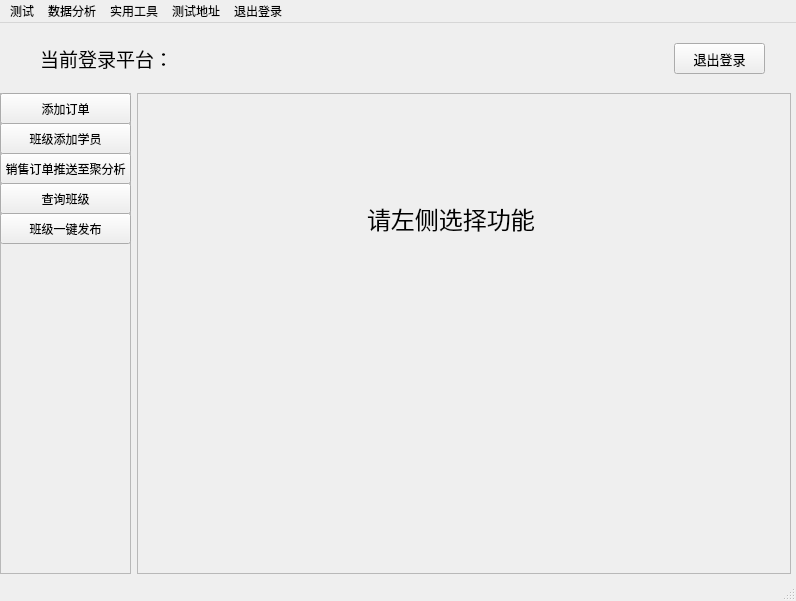
<?xml version="1.0" encoding="UTF-8"?>
<ui version="4.0">
 <class>MainWindow</class>
 <widget class="QMainWindow" name="MainWindow">
  <property name="geometry">
   <rect>
    <x>0</x>
    <y>0</y>
    <width>796</width>
    <height>601</height>
   </rect>
  </property>
  <property name="windowTitle">
   <string>聚师测试工具</string>
  </property>
  <property name="windowIcon">
   <iconset>
    <normaloff>D:/Users/Desktop/微信图片_20220406101419.jpg</normaloff>D:/Users/Desktop/微信图片_20220406101419.jpg</iconset>
  </property>
  <widget class="QWidget" name="centralwidget">
   <widget class="QWidget" name="layoutWidget">
    <property name="geometry">
     <rect>
      <x>0</x>
      <y>70</y>
      <width>791</width>
      <height>481</height>
     </rect>
    </property>
    <layout class="QHBoxLayout" name="horizontalLayout_2">
     <item>
      <widget class="QFrame" name="frame">
       <property name="sizePolicy">
        <sizepolicy hsizetype="Expanding" vsizetype="Expanding">
         <horstretch>1</horstretch>
         <verstretch>0</verstretch>
        </sizepolicy>
       </property>
       <property name="frameShape">
        <enum>QFrame::StyledPanel</enum>
       </property>
       <property name="frameShadow">
        <enum>QFrame::Raised</enum>
       </property>
       <widget class="QToolButton" name="btn_addOrder">
        <property name="geometry">
         <rect>
          <x>0</x>
          <y>0</y>
          <width>131</width>
          <height>31</height>
         </rect>
        </property>
        <property name="text">
         <string>添加订单</string>
        </property>
       </widget>
       <widget class="QToolButton" name="btn_addClass">
        <property name="geometry">
         <rect>
          <x>0</x>
          <y>30</y>
          <width>131</width>
          <height>31</height>
         </rect>
        </property>
        <property name="text">
         <string>班级添加学员</string>
        </property>
       </widget>
       <widget class="QToolButton" name="btn_pushOrder">
        <property name="geometry">
         <rect>
          <x>0</x>
          <y>60</y>
          <width>131</width>
          <height>31</height>
         </rect>
        </property>
        <property name="font">
         <font>
          <pointsize>9</pointsize>
         </font>
        </property>
        <property name="text">
         <string>销售订单推送至聚分析</string>
        </property>
       </widget>
       <widget class="QToolButton" name="btn_suchClass">
        <property name="geometry">
         <rect>
          <x>0</x>
          <y>90</y>
          <width>131</width>
          <height>31</height>
         </rect>
        </property>
        <property name="font">
         <font>
          <pointsize>9</pointsize>
         </font>
        </property>
        <property name="text">
         <string>查询班级</string>
        </property>
       </widget>
       <widget class="QToolButton" name="btn_suchUserId">
        <property name="geometry">
         <rect>
          <x>0</x>
          <y>120</y>
          <width>131</width>
          <height>31</height>
         </rect>
        </property>
        <property name="font">
         <font>
          <pointsize>9</pointsize>
         </font>
        </property>
        <property name="text">
         <string>班级一键发布</string>
        </property>
       </widget>
      </widget>
     </item>
     <item>
      <widget class="QFrame" name="frame_2">
       <property name="sizePolicy">
        <sizepolicy hsizetype="Expanding" vsizetype="Expanding">
         <horstretch>5</horstretch>
         <verstretch>0</verstretch>
        </sizepolicy>
       </property>
       <property name="frameShape">
        <enum>QFrame::StyledPanel</enum>
       </property>
       <property name="frameShadow">
        <enum>QFrame::Raised</enum>
       </property>
       <widget class="QStackedWidget" name="stackedWidget">
        <property name="geometry">
         <rect>
          <x>0</x>
          <y>0</y>
          <width>651</width>
          <height>451</height>
         </rect>
        </property>
        <property name="sizePolicy">
         <sizepolicy hsizetype="Expanding" vsizetype="Expanding">
          <horstretch>0</horstretch>
          <verstretch>0</verstretch>
         </sizepolicy>
        </property>
        <property name="font">
         <font>
          <family>新宋体</family>
          <pointsize>9</pointsize>
         </font>
        </property>
        <property name="currentIndex">
         <number>0</number>
        </property>
        <widget class="QWidget" name="page_4">
         <property name="font">
          <font>
           <family>Bahnschrift SemiBold</family>
           <pointsize>9</pointsize>
          </font>
         </property>
         <widget class="QLabel" name="label_10">
          <property name="geometry">
           <rect>
            <x>230</x>
            <y>90</y>
            <width>211</width>
            <height>71</height>
           </rect>
          </property>
          <property name="font">
           <font>
            <family>黑体</family>
            <pointsize>18</pointsize>
           </font>
          </property>
          <property name="text">
           <string>请左侧选择功能</string>
          </property>
         </widget>
        </widget>
        <widget class="QWidget" name="page_addOrder">
         <property name="font">
          <font>
           <family>新宋体</family>
           <pointsize>10</pointsize>
          </font>
         </property>
         <property name="acceptDrops">
          <bool>false</bool>
         </property>
         <widget class="QLabel" name="label">
          <property name="geometry">
           <rect>
            <x>10</x>
            <y>10</y>
            <width>111</width>
            <height>41</height>
           </rect>
          </property>
          <property name="font">
           <font>
            <family>新宋体</family>
            <pointsize>17</pointsize>
           </font>
          </property>
          <property name="text">
           <string>添加订单</string>
          </property>
         </widget>
         <widget class="QLabel" name="label_2">
          <property name="geometry">
           <rect>
            <x>50</x>
            <y>60</y>
            <width>111</width>
            <height>41</height>
           </rect>
          </property>
          <property name="font">
           <font>
            <family>新宋体</family>
            <pointsize>10</pointsize>
           </font>
          </property>
          <property name="text">
           <string>添加数量</string>
          </property>
         </widget>
         <widget class="QLabel" name="label_3">
          <property name="geometry">
           <rect>
            <x>50</x>
            <y>100</y>
            <width>111</width>
            <height>41</height>
           </rect>
          </property>
          <property name="font">
           <font>
            <family>新宋体</family>
            <pointsize>10</pointsize>
           </font>
          </property>
          <property name="text">
           <string>事业部</string>
          </property>
         </widget>
         <widget class="QLabel" name="label_4">
          <property name="geometry">
           <rect>
            <x>50</x>
            <y>150</y>
            <width>111</width>
            <height>41</height>
           </rect>
          </property>
          <property name="font">
           <font>
            <family>新宋体</family>
            <pointsize>10</pointsize>
           </font>
          </property>
          <property name="text">
           <string>手机号</string>
          </property>
         </widget>
         <widget class="QLabel" name="label_5">
          <property name="geometry">
           <rect>
            <x>50</x>
            <y>190</y>
            <width>111</width>
            <height>41</height>
           </rect>
          </property>
          <property name="font">
           <font>
            <family>新宋体</family>
            <pointsize>10</pointsize>
           </font>
          </property>
          <property name="text">
           <string>班级id</string>
          </property>
         </widget>
         <widget class="QLabel" name="label_6">
          <property name="geometry">
           <rect>
            <x>50</x>
            <y>230</y>
            <width>111</width>
            <height>41</height>
           </rect>
          </property>
          <property name="font">
           <font>
            <family>新宋体</family>
            <pointsize>10</pointsize>
           </font>
          </property>
          <property name="text">
           <string>是否审核</string>
          </property>
         </widget>
         <widget class="QPlainTextEdit" name="edit_log">
          <property name="geometry">
           <rect>
            <x>0</x>
            <y>350</y>
            <width>651</width>
            <height>101</height>
           </rect>
          </property>
         </widget>
         <widget class="QPushButton" name="btn_sub">
          <property name="geometry">
           <rect>
            <x>480</x>
            <y>202</y>
            <width>101</width>
            <height>31</height>
           </rect>
          </property>
          <property name="text">
           <string>提交</string>
          </property>
         </widget>
         <widget class="QPushButton" name="btn_addOrder_clear">
          <property name="geometry">
           <rect>
            <x>480</x>
            <y>250</y>
            <width>101</width>
            <height>31</height>
           </rect>
          </property>
          <property name="text">
           <string>重置</string>
          </property>
         </widget>
         <widget class="QLineEdit" name="edit_phone">
          <property name="geometry">
           <rect>
            <x>130</x>
            <y>160</y>
            <width>141</width>
            <height>20</height>
           </rect>
          </property>
         </widget>
         <widget class="QComboBox" name="box_store">
          <property name="geometry">
           <rect>
            <x>130</x>
            <y>110</y>
            <width>141</width>
            <height>22</height>
           </rect>
          </property>
         </widget>
         <widget class="QComboBox" name="box_isAudit">
          <property name="geometry">
           <rect>
            <x>130</x>
            <y>240</y>
            <width>141</width>
            <height>22</height>
           </rect>
          </property>
         </widget>
         <widget class="QLineEdit" name="edit_num">
          <property name="geometry">
           <rect>
            <x>130</x>
            <y>70</y>
            <width>141</width>
            <height>20</height>
           </rect>
          </property>
         </widget>
         <widget class="QLabel" name="label_16">
          <property name="geometry">
           <rect>
            <x>130</x>
            <y>20</y>
            <width>211</width>
            <height>31</height>
           </rect>
          </property>
          <property name="text">
           <string>等同于添加对公支付订单+审核</string>
          </property>
         </widget>
         <widget class="QLineEdit" name="edit_classId">
          <property name="geometry">
           <rect>
            <x>130</x>
            <y>200</y>
            <width>141</width>
            <height>20</height>
           </rect>
          </property>
         </widget>
        </widget>
        <widget class="QWidget" name="page_2">
         <widget class="QLabel" name="label_7">
          <property name="geometry">
           <rect>
            <x>10</x>
            <y>0</y>
            <width>151</width>
            <height>51</height>
           </rect>
          </property>
          <property name="font">
           <font>
            <family>新宋体</family>
            <pointsize>18</pointsize>
           </font>
          </property>
          <property name="text">
           <string>添加班级学员</string>
          </property>
         </widget>
         <widget class="QLabel" name="label_13">
          <property name="geometry">
           <rect>
            <x>53</x>
            <y>90</y>
            <width>61</width>
            <height>21</height>
           </rect>
          </property>
          <property name="font">
           <font>
            <family>新宋体</family>
            <pointsize>11</pointsize>
           </font>
          </property>
          <property name="text">
           <string>班级id</string>
          </property>
         </widget>
         <widget class="QLabel" name="label_14">
          <property name="geometry">
           <rect>
            <x>50</x>
            <y>150</y>
            <width>81</width>
            <height>21</height>
           </rect>
          </property>
          <property name="font">
           <font>
            <family>新宋体</family>
            <pointsize>11</pointsize>
           </font>
          </property>
          <property name="text">
           <string>目标事业部</string>
          </property>
         </widget>
         <widget class="QLabel" name="label_15">
          <property name="geometry">
           <rect>
            <x>50</x>
            <y>210</y>
            <width>81</width>
            <height>31</height>
           </rect>
          </property>
          <property name="font">
           <font>
            <family>新宋体</family>
            <pointsize>11</pointsize>
           </font>
          </property>
          <property name="text">
           <string>学员手机号</string>
          </property>
         </widget>
         <widget class="QPushButton" name="btn_addClass_push">
          <property name="geometry">
           <rect>
            <x>250</x>
            <y>300</y>
            <width>121</width>
            <height>31</height>
           </rect>
          </property>
          <property name="text">
           <string>添加</string>
          </property>
         </widget>
         <widget class="QLineEdit" name="edit_addClass_skuId">
          <property name="geometry">
           <rect>
            <x>170</x>
            <y>90</y>
            <width>221</width>
            <height>21</height>
           </rect>
          </property>
         </widget>
         <widget class="QLineEdit" name="edit_addClass_phoneNum">
          <property name="geometry">
           <rect>
            <x>170</x>
            <y>210</y>
            <width>221</width>
            <height>21</height>
           </rect>
          </property>
         </widget>
         <widget class="QComboBox" name="box_addClass_store">
          <property name="geometry">
           <rect>
            <x>170</x>
            <y>150</y>
            <width>221</width>
            <height>21</height>
           </rect>
          </property>
         </widget>
         <widget class="QLabel" name="edit_addClass_log">
          <property name="geometry">
           <rect>
            <x>80</x>
            <y>370</y>
            <width>451</width>
            <height>41</height>
           </rect>
          </property>
          <property name="font">
           <font>
            <family>新宋体</family>
            <pointsize>11</pointsize>
           </font>
          </property>
          <property name="text">
           <string/>
          </property>
          <property name="alignment">
           <set>Qt::AlignCenter</set>
          </property>
         </widget>
         <widget class="QLabel" name="label_18">
          <property name="geometry">
           <rect>
            <x>190</x>
            <y>20</y>
            <width>251</width>
            <height>16</height>
           </rect>
          </property>
          <property name="text">
           <string>为指定学员添加班级</string>
          </property>
         </widget>
        </widget>
        <widget class="QWidget" name="page_3">
         <widget class="QLabel" name="label_8">
          <property name="geometry">
           <rect>
            <x>20</x>
            <y>10</y>
            <width>311</width>
            <height>51</height>
           </rect>
          </property>
          <property name="font">
           <font>
            <family>新宋体</family>
            <pointsize>16</pointsize>
           </font>
          </property>
          <property name="text">
           <string>销售订单推送到据分析（千帆）</string>
          </property>
         </widget>
         <widget class="QLabel" name="label_9">
          <property name="geometry">
           <rect>
            <x>170</x>
            <y>130</y>
            <width>91</width>
            <height>41</height>
           </rect>
          </property>
          <property name="font">
           <font>
            <family>新宋体</family>
            <pointsize>12</pointsize>
           </font>
          </property>
          <property name="text">
           <string>订单id</string>
          </property>
         </widget>
         <widget class="QPushButton" name="btn_push">
          <property name="geometry">
           <rect>
            <x>250</x>
            <y>200</y>
            <width>91</width>
            <height>31</height>
           </rect>
          </property>
          <property name="font">
           <font>
            <family>新宋体</family>
            <pointsize>11</pointsize>
           </font>
          </property>
          <property name="text">
           <string>推送</string>
          </property>
         </widget>
         <widget class="QLabel" name="edit_pushLog">
          <property name="geometry">
           <rect>
            <x>240</x>
            <y>270</y>
            <width>371</width>
            <height>16</height>
           </rect>
          </property>
          <property name="font">
           <font>
            <family>新宋体</family>
            <pointsize>10</pointsize>
           </font>
          </property>
          <property name="text">
           <string/>
          </property>
         </widget>
         <widget class="QLineEdit" name="edit_orderId">
          <property name="geometry">
           <rect>
            <x>240</x>
            <y>140</y>
            <width>211</width>
            <height>20</height>
           </rect>
          </property>
         </widget>
        </widget>
        <widget class="QWidget" name="page_suchClass">
         <widget class="QLabel" name="label_12">
          <property name="geometry">
           <rect>
            <x>30</x>
            <y>20</y>
            <width>121</width>
            <height>20</height>
           </rect>
          </property>
          <property name="font">
           <font>
            <family>新宋体</family>
            <pointsize>11</pointsize>
           </font>
          </property>
          <property name="text">
           <string>请输入班级名称</string>
          </property>
         </widget>
         <widget class="QLineEdit" name="edit_suchClass_OrderId">
          <property name="geometry">
           <rect>
            <x>150</x>
            <y>20</y>
            <width>271</width>
            <height>20</height>
           </rect>
          </property>
         </widget>
         <widget class="QPushButton" name="btn_suchClassByOrder">
          <property name="geometry">
           <rect>
            <x>460</x>
            <y>20</y>
            <width>81</width>
            <height>21</height>
           </rect>
          </property>
          <property name="text">
           <string>查询</string>
          </property>
         </widget>
         <widget class="QPushButton" name="btn_lastPage">
          <property name="geometry">
           <rect>
            <x>190</x>
            <y>410</y>
            <width>75</width>
            <height>23</height>
           </rect>
          </property>
          <property name="text">
           <string>上一页</string>
          </property>
         </widget>
         <widget class="QPushButton" name="btn_nextPage">
          <property name="geometry">
           <rect>
            <x>360</x>
            <y>410</y>
            <width>75</width>
            <height>23</height>
           </rect>
          </property>
          <property name="text">
           <string>下一页</string>
          </property>
         </widget>
         <widget class="QLabel" name="text_page">
          <property name="geometry">
           <rect>
            <x>290</x>
            <y>410</y>
            <width>54</width>
            <height>20</height>
           </rect>
          </property>
          <property name="font">
           <font>
            <family>新宋体</family>
            <pointsize>10</pointsize>
           </font>
          </property>
          <property name="text">
           <string>0/0</string>
          </property>
          <property name="alignment">
           <set>Qt::AlignCenter</set>
          </property>
         </widget>
         <widget class="QTableWidget" name="table_class">
          <property name="geometry">
           <rect>
            <x>0</x>
            <y>60</y>
            <width>651</width>
            <height>322</height>
           </rect>
          </property>
          <property name="sizePolicy">
           <sizepolicy hsizetype="Expanding" vsizetype="Expanding">
            <horstretch>0</horstretch>
            <verstretch>0</verstretch>
           </sizepolicy>
          </property>
          <property name="baseSize">
           <size>
            <width>0</width>
            <height>0</height>
           </size>
          </property>
          <column>
           <property name="text">
            <string>班级名称</string>
           </property>
          </column>
          <column>
           <property name="text">
            <string>售价</string>
           </property>
          </column>
          <column>
           <property name="text">
            <string>创建时间</string>
           </property>
          </column>
          <column>
           <property name="text">
            <string>班级id</string>
           </property>
          </column>
          <column>
           <property name="text">
            <string>产品id</string>
           </property>
          </column>
         </widget>
         <widget class="QPushButton" name="btn_clear">
          <property name="geometry">
           <rect>
            <x>550</x>
            <y>20</y>
            <width>81</width>
            <height>21</height>
           </rect>
          </property>
          <property name="text">
           <string>重置</string>
          </property>
         </widget>
        </widget>
        <widget class="QWidget" name="page">
         <widget class="QLabel" name="label_17">
          <property name="geometry">
           <rect>
            <x>50</x>
            <y>30</y>
            <width>141</width>
            <height>31</height>
           </rect>
          </property>
          <property name="font">
           <font>
            <family>新宋体</family>
            <pointsize>16</pointsize>
           </font>
          </property>
          <property name="text">
           <string>班级一键发布</string>
          </property>
         </widget>
        </widget>
       </widget>
      </widget>
     </item>
    </layout>
   </widget>
   <widget class="QLabel" name="label_11">
    <property name="geometry">
     <rect>
      <x>40</x>
      <y>20</y>
      <width>181</width>
      <height>31</height>
     </rect>
    </property>
    <property name="font">
     <font>
      <family>Cambria Math</family>
      <pointsize>14</pointsize>
     </font>
    </property>
    <property name="text">
     <string>当前登录平台：</string>
    </property>
   </widget>
   <widget class="QLabel" name="lab_name">
    <property name="geometry">
     <rect>
      <x>200</x>
      <y>20</y>
      <width>181</width>
      <height>31</height>
     </rect>
    </property>
    <property name="font">
     <font>
      <family>Cambria Math</family>
      <pointsize>14</pointsize>
     </font>
    </property>
    <property name="text">
     <string/>
    </property>
   </widget>
   <widget class="QPushButton" name="btn_logout">
    <property name="geometry">
     <rect>
      <x>674</x>
      <y>20</y>
      <width>91</width>
      <height>31</height>
     </rect>
    </property>
    <property name="font">
     <font>
      <family>微软雅黑 Light</family>
      <pointsize>10</pointsize>
     </font>
    </property>
    <property name="text">
     <string>退出登录</string>
    </property>
   </widget>
  </widget>
  <widget class="QMenuBar" name="menubar">
   <property name="geometry">
    <rect>
     <x>0</x>
     <y>0</y>
     <width>796</width>
     <height>23</height>
    </rect>
   </property>
   <widget class="QMenu" name="menu">
    <property name="title">
     <string>测试</string>
    </property>
   </widget>
   <widget class="QMenu" name="menu_3">
    <property name="title">
     <string>实用工具</string>
    </property>
   </widget>
   <widget class="QMenu" name="menu_4">
    <property name="title">
     <string>测试地址</string>
    </property>
   </widget>
   <widget class="QMenu" name="menu_2">
    <property name="title">
     <string>数据分析</string>
    </property>
   </widget>
   <widget class="QMenu" name="menu_logout">
    <property name="title">
     <string>退出登录</string>
    </property>
   </widget>
   <addaction name="menu"/>
   <addaction name="menu_2"/>
   <addaction name="menu_3"/>
   <addaction name="menu_4"/>
   <addaction name="menu_logout"/>
  </widget>
  <widget class="QStatusBar" name="statusbar"/>
 </widget>
 <resources/>
 <connections/>
</ui>
